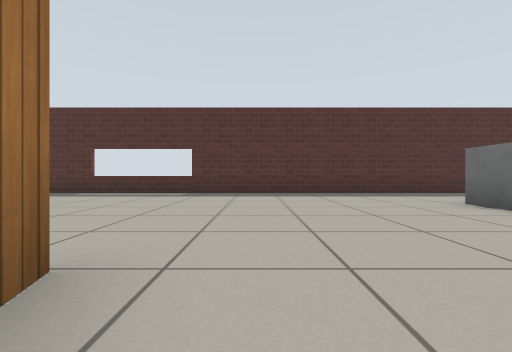
view 1 (above)

20 first-person views from a walk through a world built for the Gazebo simulator. The camera is 0.5 m above the floor, looks level and sees 85° across. The floor is counted in squares, 1 m on a side. Each view is taken from the middle of a square. On the plan, view 1 faces up. The plan holds only what a view shows up to about 9 squares ahead; the rest is blank. Gazebo's built-in surfaces are drawn with simple patterns.

view 2
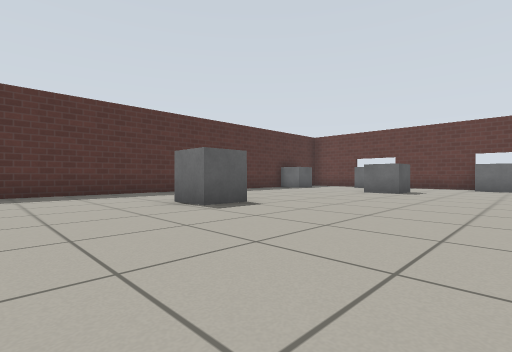

view 3
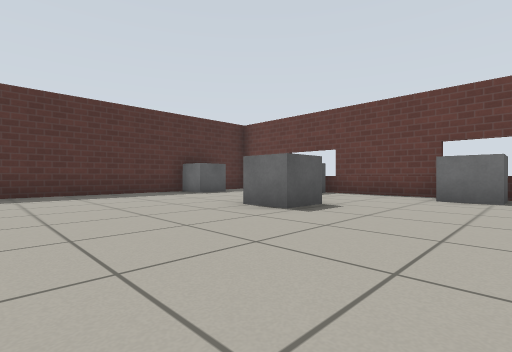

view 4
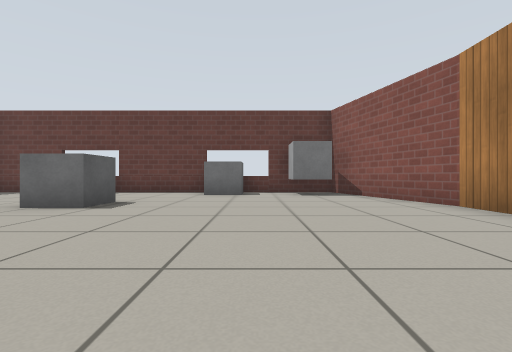

view 5
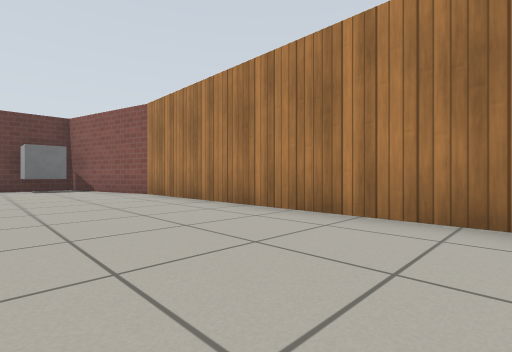

view 6
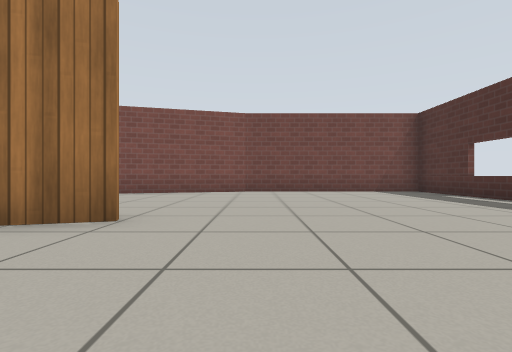

view 7
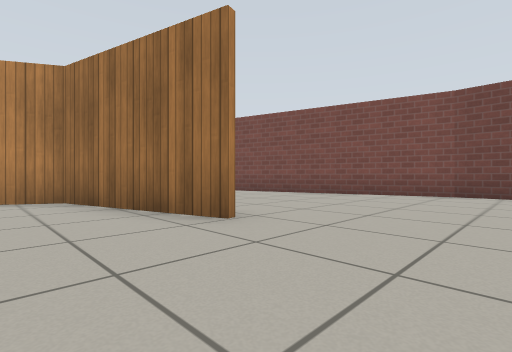

view 8
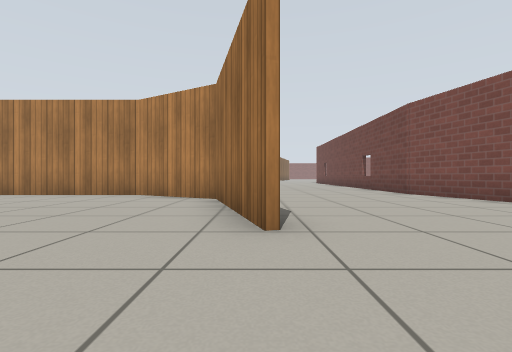

view 9
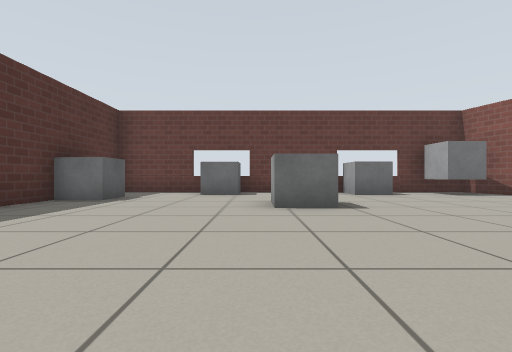

view 10
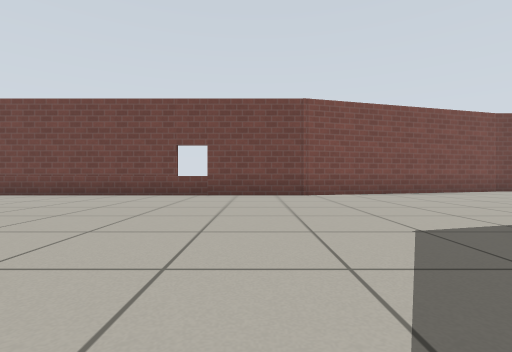

view 11
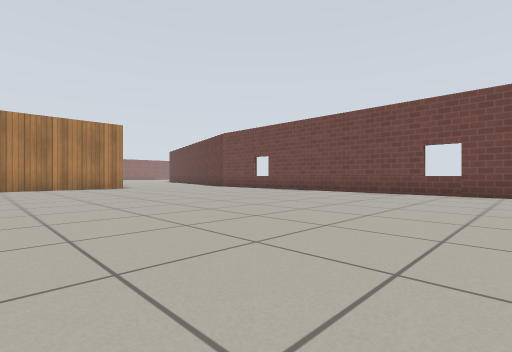

view 12
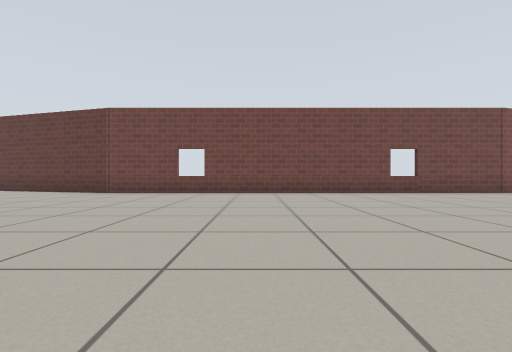

view 13
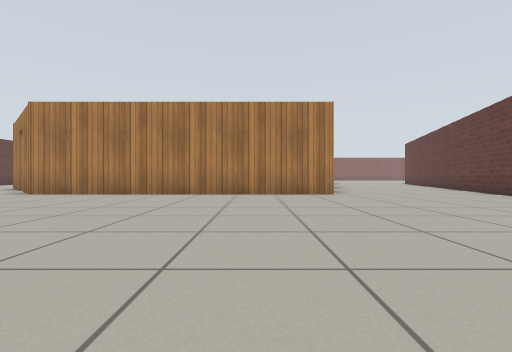

view 14
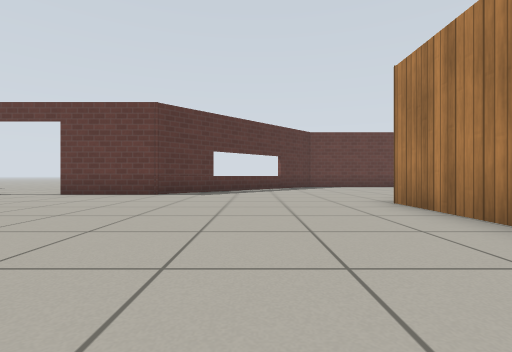

view 15
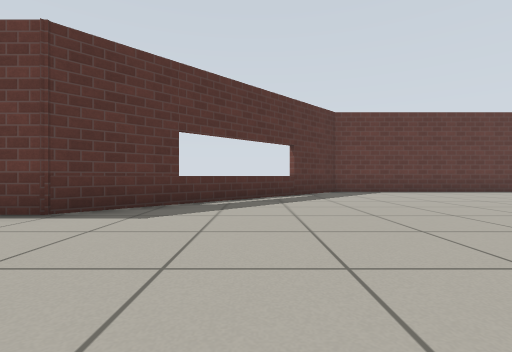

view 16
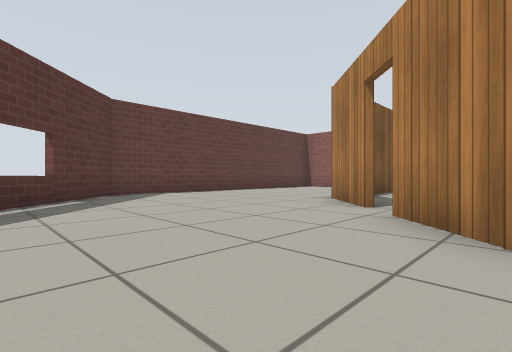

view 17
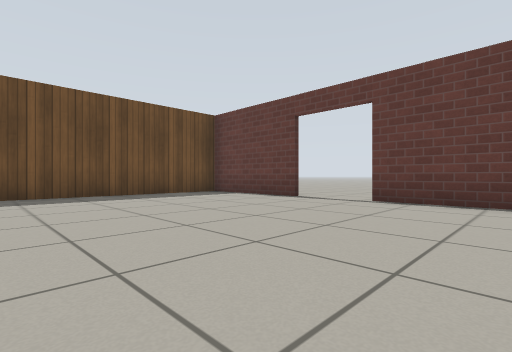

view 18
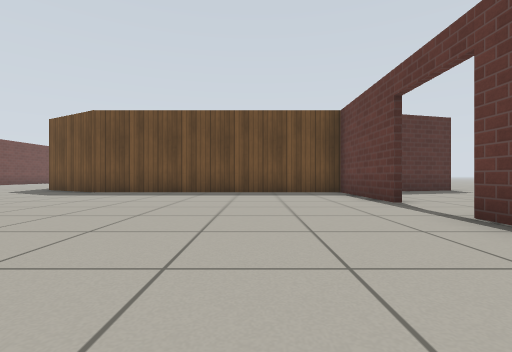

view 19
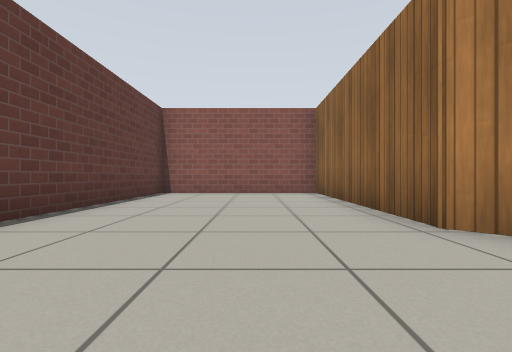

view 20
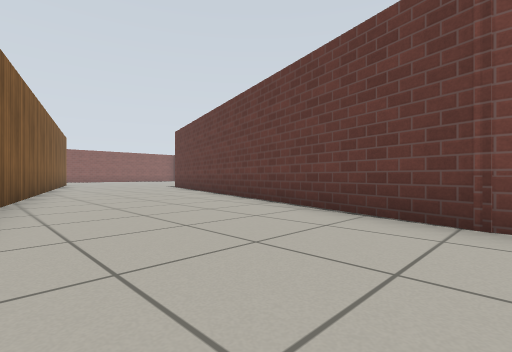

### Floor plan
Ten units are one square. View 1 is at (0, 0); x grows to the right and y downward. Boxes are objects, and circles mark ways between rooms. Rooms are numbered by the first view taken in them; rooms with no view inside come last. Other rooms are left out.
<svg viewBox="-74 -90 227 347">
<path fill="none" stroke="#000" d="M-11 -15 -1 21 21 33 97 33M105 -82 -69 -82 -69 -26M96 34 124 26M135 8 135 -82 115 -82M-69 -27 -55 28M-11 165 71 165 83 178M96 69 96 34M89 183 102 197 102 252 148 252 148 165 96 113 96 86M-52 152 -55 162M96 35 20 35 11 30M-52 36 -52 155M-55 28 -52 38"/>
<rect x="35" y="-55" width="10" height="20" fill="#bbb"><title>grey box</title></rect>
<rect x="95" y="-35" width="10" height="10" fill="#bbb"><title>grey box</title></rect>
<rect x="105" y="-85" width="10" height="20" fill="#bbb"><title>grey box</title></rect>
<rect x="115" y="5" width="20" height="20" fill="#bbb"><title>grey box</title></rect>
<rect x="125" y="-15" width="10" height="20" fill="#bbb"><title>grey box</title></rect>
<rect x="125" y="-55" width="10" height="10" fill="#bbb"><title>grey box</title></rect>
<circle cx="-30" cy="23" r="3" fill="#2a7"/>
<text x="40" y="-30">1</text>
<text x="40" y="120">2</text>
</svg>
Room 1 opens to room 2.

Where each view was taken, in squares from view 1:
view 1: 0 up, 0 right, facing up
view 2: 0 up, 1 right, facing up-right
view 3: 0 up, 6 right, facing up-right
view 4: 0 up, 5 right, facing right
view 5: 0 up, 2 right, facing down-right
view 6: 3 up, 2 right, facing left
view 7: 4 up, 1 right, facing down-left
view 8: 4 up, 1 left, facing down
view 9: 4 up, 5 right, facing right
view 10: 5 down, 2 right, facing left
view 11: 5 down, 3 right, facing down-left
view 12: 11 down, 3 right, facing left
view 13: 9 down, 1 right, facing down
view 14: 14 down, 2 right, facing right
view 15: 14 down, 6 right, facing right
view 16: 14 down, 7 right, facing down-right
view 17: 11 down, 4 right, facing up-right
view 18: 12 down, 7 right, facing up
view 19: 17 down, 12 right, facing down
view 20: 15 down, 2 left, facing down-left
